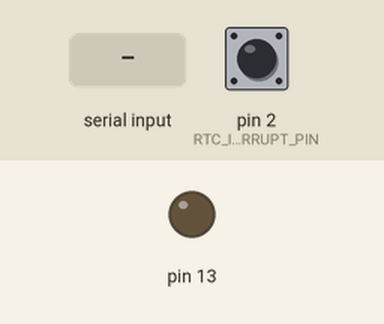
This sketch was run on a simulated Arduino Uno, built with avr-gcc and run on an emulated ATmega328P. Parts: output pins drawn as LEDs (lit = HIGH). Wiring (inferred from the names in the program): DS3231 clock at I2C address 0x68. Inputs (shaded band) come from the test bench; at power-on: pin 2 (RTC_INTERRUPT_PIN) HIGH. Sleep ends after the set time or at an interrupt; the local clock reads 2024-03-15 10:24:30 at power-on unless the sketch sets it; pins used as bus, display or sensor lines are not drawn; what the sketch prints to the serial monitor is not drawn.

Above: at 0.8 s.
0.9 s: "1" received over Serial
3.9 s: pin 2 (RTC_INTERRUPT_PIN) pulled LOW for 0.15 s
Timing chart, 0 to 6.9 s (numbered marks = the images above; inputs shaded):
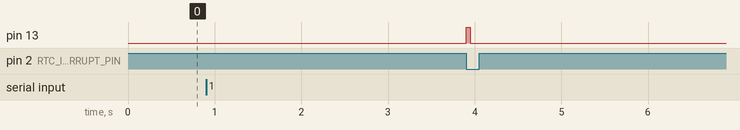

The sketch:

temperature_adc.ino
```cpp
// (licence header left out)
#include <Wire.h>
#include <avr/power.h>
#include <avr/sleep.h>

#include "communication_structs.h"

// RTC definitions
static const char RTC_I2C_ADDRESS = 0x68;
static const int RTC_INTERRUPT_PIN = 2; // pin 2
static const int RTC_INTERRUPT_NR = 0;

// temperature sensors definitions
static const int TEMP_SENSORS_POWER_PIN = 9; // pin 9
static const int TEMP_SENSORS_INPUT_1 = A0; // pin 23
static const int TEMP_SENSORS_INPUT_2 = A1; // pin 24
static const int TEMP_SENSORS_INPUT_3 = A2; // pin 25
static const int TEMP_SENSORS_INPUT_4 = A3; // pin 26

// Bleutooth definitions
static const int BT_POWER_PIN = 11; // pin 11

enum node_state_t { INIT, DATA, DUMP, TIME, SLEEP, TEST, COLLECT };
enum message_enum { OKAY_MSG = 0,  INIT_MSG = 1, DATA_MSG = 2, DUMP_MSG = 3, TIME_MSG = 4, TEST_MSG = 5, FINI_MSG = 6 };

volatile node_state_t node_state = INIT;

char receive_array[sizeof(rendezvous_answer) + sizeof(timestamp)] = {0};

struct temperature_readings_header temperature_data_header;
static const unsigned int MAX_NUMBER_OF_READINGS = 150;
unsigned char temperature_readings[sizeof(temperature_reading) * MAX_NUMBER_OF_READINGS] = {0};

struct timestamp current_alarm_times;

void isr_RTC_alarm()
{
	detachInterrupt(RTC_INTERRUPT_NR);
	node_state = COLLECT;

        //pinMode(13, OUTPUT);
        //digitalWrite(13, HIGH);

}

void SleepNWakeOnUSART()
{
	set_sleep_mode(SLEEP_MODE_IDLE);
	sleep_enable();
	power_adc_disable();
	power_spi_disable();
	power_timer0_disable();
	power_timer1_disable();
	power_timer2_disable();
	power_twi_disable();

	sleep_mode();
	sleep_disable();
	power_all_enable();

}

void DeepSleepWakeOnRTC()
{
	// Attach interrupts (collect measurements)
	digitalWrite(13, LOW);
	pinMode(13, INPUT);

        pinMode(RTC_INTERRUPT_PIN, INPUT_PULLUP);
        delay(200);
	attachInterrupt(0, isr_RTC_alarm, LOW);

	set_sleep_mode(SLEEP_MODE_PWR_DOWN);
	sleep_enable();
	sleep_mode();
	sleep_disable();

	detachInterrupt(RTC_INTERRUPT_NR);
        ClearRTCAlarmFlags();

        node_state = COLLECT;

}


void PowerOnBTAndWaitForMasterOK()
{
			// set GPIO pin VCC of BT module to Output and HIGH
			// power up BT module
			pinMode(BT_POWER_PIN, OUTPUT);
			digitalWrite(BT_POWER_PIN, HIGH);

			// setup BT modlue serial connection
			Serial.begin(9600);
			// wait for receive Master OK
			// take a nap while nothing happens on UART
			while( !Serial.available() )
			{
				SleepNWakeOnUSART();
			}

			unsigned char master_message;
			master_message = (unsigned char)  Serial.read();
}

void PowerOffBT()
{
	Serial.end();
	digitalWrite(BT_POWER_PIN, LOW);
	pinMode(BT_POWER_PIN, INPUT);
}


void setup()
{

	// Configure the analog reference voltage source
	// to be the internal 1.1V source.
	analogReference(INTERNAL);

	node_state = INIT;

	PowerOnBTAndWaitForMasterOK();
}

void loop()
{
        //Serial.write("AT");
        //delay(1000);
	//if(Serial.available())
        //{
	//	//Serial.write(Serial.read());
        //        if(Serial.read() == 'O')
        //        {
        //          if(Serial.read() == 'K')
        //            digitalWrite(13, !digitalRead(13));
        //        }
        //}
        //delay(1000);
        //Serial.write("Hello\n");
        //delay(1000);
	//while(true)
	//{
	//	Serial.write((unsigned char *) &temperature_data_header, sizeof(temperature_readings_header));
	//	Serial.write(0xFF);
	//}


	// setup BT modlue serial connection

	const struct timestamp * time_ptr;
	const struct rendezvous_answer * receive_ptr;
        struct temperature_reading * data_reading_ptr;

	switch (node_state) {
		case INIT:
		{
			// master connected!
			// send back INIT request to master
			Serial.write(INIT_MSG);

			// Master OKAY
			Serial.readBytes(receive_array, 1);
			// Master rendezvous answer and new time
			Serial.readBytes(receive_array, sizeof(rendezvous_answer) +
					sizeof(timestamp));

			// update received time in RTC module
			time_ptr = (const timestamp * const) (receive_array + sizeof(rendezvous_answer));

			// end communication
			Serial.write(FINI_MSG);
			SetRTCTime(*time_ptr);
			Serial.flush();

			receive_ptr = (const rendezvous_answer * const) receive_array;
                        delay(10);
                        ClearRTCAlarmFlags();
                        delay(10);
			SetRTCAlarmFromTimestamp(receive_ptr->collection_start_time);
                        delay(10);
			EnableRTCAlarm1();

			temperature_data_header.start_time = receive_ptr->collection_start_time;
			temperature_data_header.interval_length_seconds = receive_ptr->interval_length_seconds;
			temperature_data_header.number_of_readings = 0;

			current_alarm_times.seconds = receive_ptr->collection_start_time.seconds;
			current_alarm_times.minutes = receive_ptr->collection_start_time.minutes;
			current_alarm_times.hour = receive_ptr->collection_start_time.hour;

                        //delay(10);
                        PowerOffBT();

			node_state = SLEEP;
			break;
		}
		case DUMP:
		{
			// master connected!
			// send back DUMP request to master
			Serial.write(DUMP_MSG);

			// receive master OKAY
			Serial.readBytes(receive_array, 1);

			// send out data
			Serial.write((unsigned char *) &temperature_data_header, sizeof(temperature_readings_header));
			Serial.write(temperature_readings, temperature_data_header.number_of_readings * sizeof(temperature_reading));
			Serial.flush();

			PowerOffBT();

			// zero out old temperature data
			temperature_data_header.number_of_readings = 0;
			memset(temperature_readings, 0, sizeof(temperature_readings));

			SetNextRTCAlarm();
			node_state = SLEEP;
			break;
		}
		case DATA:
		{
			// master connected!
			// send back DATA request to master
			Serial.write(DATA_MSG);
			Serial.flush();

			// receive master OKAY
			Serial.readBytes(receive_array, 1);
			delay(10);

			// commence data transmission
			//Serial.write((char *) &temperature_data_header, sizeof(temperature_readings_header));
			for(unsigned int i = 0; i < sizeof(temperature_readings_header); ++i)
			{
				Serial.write( ((char *) &temperature_data_header)[i] );
				Serial.flush();
				delay(15);
			}
			//Serial.write(temperature_readings, temperature_data_header.number_of_readings * sizeof(temperature_reading));
			const unsigned int bytes_to_send = temperature_data_header.number_of_readings * sizeof(temperature_reading);
			for(unsigned int i = 0; i <  bytes_to_send; ++i)
			{
				Serial.write(temperature_readings[i]);
				Serial.flush();
				delay(15);
			}
			Serial.readBytes(receive_array, sizeof(rendezvous_answer));
			PowerOffBT();

			receive_ptr = (rendezvous_answer *) receive_array;

			// set RTC alarm time as received
			SetRTCAlarmFromTimestamp(receive_ptr->collection_start_time);
			delay(10);
			EnableRTCAlarm1();

			temperature_data_header.start_time = receive_ptr->collection_start_time;
			temperature_data_header.interval_length_seconds = receive_ptr->interval_length_seconds;
			temperature_data_header.number_of_readings = 0;

			current_alarm_times.seconds = receive_ptr->collection_start_time.seconds;
			current_alarm_times.minutes = receive_ptr->collection_start_time.minutes;
			current_alarm_times.hour = receive_ptr->collection_start_time.hour;

			// zero out temperature data
			temperature_data_header.number_of_readings = 0;
			memset(temperature_readings, 0, sizeof(temperature_readings));
			node_state = SLEEP;
			break;
		}
		case TIME:
		{
			// send back TIME request to master
			Serial.write(TIME_MSG);
			Serial.flush();
			// receive master OKAY
			Serial.readBytes(receive_array, 1);
			Serial.readBytes(receive_array, sizeof(timestamp));

			// update received time in RTC module
			time_ptr = (timestamp *) (receive_array);
			SetRTCTime(*time_ptr);
			delay(50);

			node_state = DATA;
			break;
		}
		case COLLECT:
		{
                        //pinMode(13, OUTPUT);
                        //digitalWrite(13, HIGH);

			// switch on temperature sensors
			pinMode(TEMP_SENSORS_POWER_PIN, OUTPUT);
			digitalWrite(TEMP_SENSORS_POWER_PIN, HIGH);

			// do other stuff until temperature sensors are stabilized

			data_reading_ptr =
				(temperature_reading *) (temperature_readings + (temperature_data_header.number_of_readings * sizeof(temperature_reading)));

                        temperature_data_header.number_of_readings += 1;

			// memory full? if so we need to transmit the saved data next
			if(temperature_data_header.number_of_readings >= MAX_NUMBER_OF_READINGS)
			{
				PowerOnBTAndWaitForMasterOK();
				node_state = TIME;
			}
			else
			{
				// set next alarm timer for wakeup
				SetNextRTCAlarm();
				node_state = SLEEP;

                                pinMode(13, OUTPUT);
                                digitalWrite(13, !digitalRead(13));
			}

			// now read temperature values
			ReadTemperatures(data_reading_ptr);
			// switch off temperature sensors
			digitalWrite(TEMP_SENSORS_POWER_PIN, LOW);

			break;
		}
		case SLEEP:
		{
			DeepSleepWakeOnRTC();
			break;
		}
		default:
                        break;
		// undefined state
	}
}

void SetNextRTCAlarm()
{
        //pinMode(13, OUTPUT);
        //digitalWrite(13, !digitalRead(13));

	const unsigned int seconds_of_next_alarm =
		temperature_data_header.interval_length_seconds +
		10*(current_alarm_times.seconds >> 4) + (current_alarm_times.seconds & 0x0F);
	const unsigned int minutes_to_add = seconds_of_next_alarm / 60;
	current_alarm_times.seconds = ((seconds_of_next_alarm % 60) / 10) << 4 | ((seconds_of_next_alarm % 60) % 10);

	const unsigned int minutes_of_next_alarm =
		minutes_to_add +
		10*(current_alarm_times.minutes >> 4) + (current_alarm_times.minutes & 0x0F);
	const unsigned int hours_to_add = minutes_of_next_alarm / 60;
	current_alarm_times.minutes = ((minutes_of_next_alarm % 60) / 10) << 4 | ((minutes_of_next_alarm % 60) % 10);

	const unsigned int hours_of_next_alarm =
		hours_to_add +
		10*(current_alarm_times.hour >> 4) + (current_alarm_times.hour & 0x0F);
	current_alarm_times.hour = ((hours_of_next_alarm % 24) / 10) << 4 | ((hours_of_next_alarm % 24) % 10);

	SetRTCAlarmFromTimestamp(current_alarm_times);
}


void EnableRTCAlarm1()
{
	Wire.begin();
	Wire.beginTransmission(RTC_I2C_ADDRESS);
	Wire.write(0x0E);
	Wire.write(0x05);
	Wire.endTransmission();
}


// Sets Alarm 1 of RTC according to stamp.
// Enables interrupt on hours, minutes and seconds match.
void SetRTCAlarmFromTimestamp(const timestamp & stamp)
{
	Wire.begin();
	Wire.beginTransmission(RTC_I2C_ADDRESS);
	Wire.write(0x07);
        Wire.write(stamp.seconds);
	Wire.write(stamp.minutes);
	Wire.write(stamp.hour);
	Wire.write(0x80 | stamp.date);
	Wire.endTransmission();
}


void SetRTCTime(const timestamp & stamp)
{
	Wire.begin();
	Wire.beginTransmission(RTC_I2C_ADDRESS);
	Wire.write(0x00);
	Wire.write(((unsigned char *)&stamp) + 1, sizeof(timestamp) - 1);
	Wire.endTransmission();
}


void ClearRTCAlarmFlags()
{
	Wire.begin();
	Wire.beginTransmission(RTC_I2C_ADDRESS);
	Wire.write(0x0F);
        Wire.write(0);
	Wire.endTransmission();
}

void RTCTime(timestamp * stamp)
{
	//TODO
}

void ReadTemperatures(struct temperature_reading * const data_reading_ptr)
{
	int temp_value;

	delay(50);
	temp_value = analogRead(TEMP_SENSORS_INPUT_1);
	data_reading_ptr->temperatures_packed[0] |= (temp_value & 0xFF);
	data_reading_ptr->temperatures_packed[1] |= (temp_value >> 8);

	temp_value = analogRead(TEMP_SENSORS_INPUT_2);
	data_reading_ptr->temperatures_packed[1] |= (temp_value & 0x3F) << 2;
	data_reading_ptr->temperatures_packed[2] |= (temp_value >> 6);

	temp_value = analogRead(TEMP_SENSORS_INPUT_3);
	data_reading_ptr->temperatures_packed[2] |= (temp_value & 0x0F) << 4;
	data_reading_ptr->temperatures_packed[3] |= (temp_value >> 4);

	temp_value = analogRead(TEMP_SENSORS_INPUT_4);
	data_reading_ptr->temperatures_packed[3] |= (temp_value & 0x03) << 6;
	data_reading_ptr->temperatures_packed[4] |= (temp_value >> 2);

}
```

communication_structs.h
```cpp
// (licence header left out)
#ifndef COMMUNICATION_STRUCTS_H_OCVXB0QO
#define COMMUNICATION_STRUCTS_H_OCVXB0QO

// Protocol description Start (connection is established):
//
// Node		<---'OKAY'----		Master
//
// Node		 ---'INIT'---->		Master	[CASE A]
// [--OR--]
// Node		 ---'DATA'---->		Master	[CASE B1]
// [--OR--]
// Node		 ---'DUMP'---->		Master	[CASE B2]
// [--OR--]
// Node		 ---'TIME'---->		Master	[CASE C]
// [--OR--]
// Node		 ---'TEST'---->		Master	[CASE D]
// [--OR--]
// Node		 ---'FINI'---->		Master
//

// *****************************************************
//
// Protocol description continuation for [CASE A]:
//
// Node		<---'OKAY'----		Master
// Node		<---[BIN 2]---		Master
// Node		<---[BIN 0]---		Master
//
// Node		 ---'FINI'---->		Master
// [--OR--]
// [CASE A] | [CASE B1] | [CASE B2] | [CASE C]
//
// Node receives data needed after initialization including time, collection start time and
// rendezvous time.
//
// *****************************************************
// *****************************************************
//
// Protocol description continuation for [CASE B1]:
//
// Node		<---'OKAY'----		Master
// Node		 ---[BIN 1]--->		Master
// Node		<---[BIN 2]---		Master
//
// Node sends collected data out and receives after that a new data collection start time and
// rendezvous time.
//
// *****************************************************
// *****************************************************
//
// Protocol description continuation for [CASE B2]:
//
// Node		<---'OKAY'----		Master
// Node		 ---[BIN 1]--->		Master
//
// Node just sends collected data out.
//
// *****************************************************
// *****************************************************
//
// Protocol description continuation for [CASE C]:
//
// Node		<---'OKAY'----		Master
// Node		<---[BIN 0]---		Master
//
// Node		 ---'FINI'---->		Master
// [--OR--]
// [CASE A] | [CASE B1] | [CASE B2] | [CASE C]
//
// Node receives current time from master.
// *****************************************************
// *****************************************************
//
// Protocol description continuation for [CASE D]:
//
// Node		<---'OKAY'----		Master
// Node		 ---[BIN 0]--->		Master
// Node		 ---[BIN T]--->		Master
//
// Node		 ---'FINIT---->		Master
// [--OR--]
// [CASE A] | [CASE B1] | [CASE B2] | [CASE C]
//
// Node receives current time from master.
// *****************************************************


#include <stdint.h>

// enum message_enum { OKAY_MSG = 0,  INIT_MSG = 1, DATA_MSG = 2, DUMP_MSG = 3, TIME_MSG = 4, TEST_MSG = 5, FINI_MSG = 6 };

// Bundles a readout of all four connected temperature sensors as a 5 byte large datachunk.
// [BIN T]
// 10 bit - Temperature 1  - a
// 10 bit - Temperature 2  - b
// 10 bit - Temperature 3  - c
// 10 bit - Temperature 4  - d
//
// MSB ..............................................................................  LSB
// d d d d d d d d | d d c c c c c c | c c c c b b b b | b b b b b b a a | a a a a a a a a
//     BYTE 4      |     BYTE 3      |     BYTE 2      |     BYTE 1      |     BYTE 0

struct temperature_reading {
	// four 10-Bit temperature readings packed into 5 Bytes
	unsigned char temperatures_packed[5];
};

// Holds a timestamp for the RTC.
// Each member should be formatted as described in the DS3231 datasheet for
// corresponding registers.
// The member 'cents' is ignored for the currently used hardware.
//
// [BIN 0]
// cents 	- a
// seconds	- b
// minutes	- c
// hour		- d
// day		- e
// date 	- f
// month	- g
// year		- h
//
// MSB ..............................................................................  LSB
//                                   | h h h h h h h h | g g g g g g g g | f f f f f f f f
//                                   |     BYTE 7      |     BYTE 6      |     BYTE 5
//                                   |                 |                 |
// e e e e e e e e | d d d d d d d d | c c c c c c c c | b b b b b b b b | a a a a a a a a
//     BYTE 4      |     BYTE 3      |     BYTE 2      |     BYTE 1      |     BYTE 0

struct timestamp {
	unsigned char cents;
	unsigned char seconds;
	unsigned char minutes;
	unsigned char hour;
	unsigned char day;
	unsigned char date;
	unsigned char century_month;
	unsigned char year;
};

// Definition of header data sent by Node (Arduino) before the temperature readings are pushed out.
// [BIN 1]
// interval length seconds	- a
// number of readings		- b
// int
// MSB ..............................................................................  LSB
//                                   | b b b b b b b b | b b b b b b b b | b b b b b b b b
//                                   |     BYTE 15     |     BYTE 14     |     BYTE 13
//                                   |                 |                 |
// b b b b b b b b | a a a a a a a a | a a a a a a a a | a a a a a a a a | a a a a a a a a
//     BYTE 12     |     BYTE 11     |     BYTE 10     |     BYTE 9      |     BYTE 8
// BYTE 7 ---------------------------------[BIN 0]--------------------------------- BYTE 0

struct temperature_readings_header {
	timestamp start_time;
	uint32_t interval_length_seconds;
	uint32_t number_of_readings;
	// followed by number_of_readings temperature_reading
};

// Binary part of the Node (Arduino).
// [BIN 2]
//
// collection start time 	- A
// next rendezvous		- B
// interval length in seconds	- C
//
//                 | a a a a a a a a | a a a a a a a a | a a a a a a a a | a a a a a a a a
//                 |     BYTE 11     |     BYTE 10     |     BYTE 9      |     BYTE 8
// B BYTE 15---------------------------------[BIN 0]--------------------------------- BYTE 8
// A BYTE 7 ---------------------------------[BIN 0]--------------------------------- BYTE 0
struct rendezvous_answer {
	timestamp collection_start_time;
	timestamp next_rendezvous;
	uint32_t interval_length_seconds;
};


#endif /* end of include guard: COMMUNICATION_STRUCTS_H_OCVXB0QO */
```

Measured:
- after the input at 0.9 s, every drawn part: stays the same
- after the input at 3.9 s, pin 13: LOW → HIGH at once, → LOW 0.05 s later
